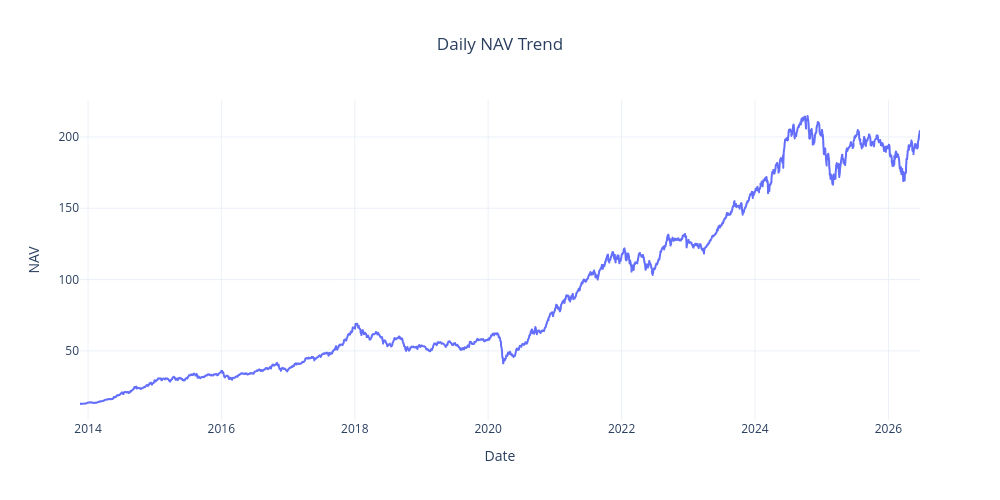

Source (notebook cell):
### Code cell
import plotly.express as px

fig = px.line(
    nav_df,
    x="date",
    y="nav",
    title="Daily NAV Trend",
    labels={
        "date": "Date",
        "nav": "NAV"
    }
)

fig.update_layout(
    template="plotly_white",
    title_x=0.5,
    width=1000,
    height=500
)

fig.show()

### Figure 1 — Plotly figure (JSON) as saved in the notebook; plotly's stock layout.template omitted (floating-point values rounded to 4 significant figures; data arrays with more than 128 entries replaced by an {"elided": "..."} marker saying what was removed)
{"data": [{"hovertemplate": "Date=%{x}<br>NAV=%{y}<extra></extra>", "legendgroup": "", "line": {"color": "#636efa", "dash": "solid"}, "marker": {"symbol": "circle"}, "mode": "lines", "name": "", "showlegend": false, "type": "scattergl", "x": {"elided": "3107 str values"}, "xaxis": "x", "y": {"elided": "3107 float values"}, "yaxis": "y"}], "layout": {"height": 500, "legend": {"tracegroupgap": 0}, "title": {"text": "Daily NAV Trend", "x": 0.5}, "width": 1000, "xaxis": {"anchor": "y", "domain": [0, 1], "title": {"text": "Date"}}, "yaxis": {"anchor": "x", "domain": [0, 1], "title": {"text": "NAV"}}}}
